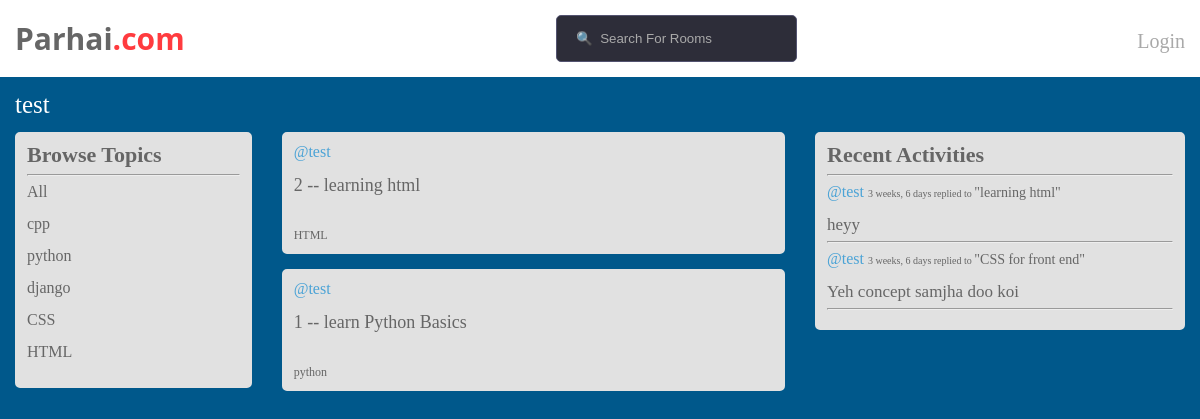
Page /profile/1/ on the committed database.
### core/models.py (models this page shows, shortened)
class Topic(models.Model):
    text = models.CharField(max_length=200)

class Room(models.Model):
    host = models.ForeignKey(User, on_delete=models.SET_NULL, null=True)
    name = models.CharField(max_length=255)
    topic = models.ForeignKey(Topic, on_delete=models.SET_NULL, null=True)
    description = models.TextField(null=True, blank=True)
    participants = models.ManyToManyField(User, related_name='participants', blank=True)
    updated = models.DateTimeField(auto_now=True)
    created = models.DateTimeField(auto_now_add=True)
    class Meta:
        ordering = ['-updated', '-created']
    def __str__(self):
        return self.name

class Message(models.Model):
    user = models.ForeignKey(User, on_delete=models.CASCADE)
    room = models.ForeignKey(Room, on_delete=models.CASCADE)
    message = models.TextField()
    updated = models.DateTimeField(auto_now=True)
    created = models.DateTimeField(auto_now_add=True)
    class Meta:
        ordering = ['-updated', '-created']
    def __str__(self):
        return self.message[0:50]

### core/views.py (the view)
# urls.py: path('profile/<str:pk>/', views.userprofile, name='user-profile'),
def userprofile(request, pk):
    user = User.objects.get(id=pk)
    rooms = user.room_set.all()
    room_messages = user.message_set.all()
    topics  = Topic.objects.all()
    context = {'user': user, 'rooms': rooms, 'topics': topics, 'room_messages': room_messages}
    return render(request, 'core/profile.html', context)

### core/templates/core/profile.html
{% extends 'index.html'%} {% block content%} {% load static %}
<link rel="stylesheet" href="{% static 'core/styles/style.css' %}" />
<div class="profile">
  <h1>{{user.username}}</h1>
  <div class="profile-container">
    <div>{% include 'core/topiccomponents.html' %}</div>
    <div>{% include 'core/feed.html' %}</div>
    <div>{% include 'core/activityfeed.html' %}</div>
  </div>
</div>
{% endblock%}

### core/templates/core/topiccomponents.html
{% load static %}
<link rel="stylesheet" href="{% static 'core/styles/style.css' %}" />
<div class="browse-container">
  <h3 class="browse">Browse Topics</h3>
  <hr />
  <div>
    <a href="{% url 'index' %}">All</a>
  </div>
  <br />
  {% for topic in topics%}
  <div class="all-topics">
    <a href="{% url 'index' %}?q={{topic.text}}">{{topic.text}}</a>
  </div>
  <br />
  {% endfor%}
</div>

### core/templates/core/feed.html (shortened to what this page needs)
{% load static %}
<link rel="stylesheet" href="{% static 'core/styles/style.css' %}" />
<div>
  {% for i in rooms%}
  <div class="browse-container">
    <a href="{% url 'user-profile' i.host.id%}" class="uname"
      >@{{i.host.username}}</a
    ><br /><br />
    <h5>{{i.id}} -- <a href="{% url 'room' i.id %}">{{i.name}}</a></h5>
    <br />
    <br />
    <small class="topic-text">{{i.topic.text}}</small><br />
  </div>
  {% endfor %}
</div>

### core/templates/core/activityfeed.html (shortened to what this page needs)
{% load static %}
<link rel="stylesheet" href="{% static 'core/styles/style.css' %}" />
<div class="browse-container">
  <h3 class="browse">Recent Activities</h3>
  <hr />
  {% for i in room_messages%}
  <div class="activity">
    <a href="{% url 'user-profile' i.user.id%}" class="username">@{{i.user}}</a>
    <small>{{i.created|timesince}} replied to <span>"{{i.room}}"</span></small
    ><br /><br />
    <p>{{i}}</p>
    <hr />
  </div>
  {% endfor%}
</div>

### static/styles/main.css (style rules this page uses)
html, body, div, span, applet, object, iframe, h1, h2, h3, h4, h5, h6, p, blockquote, pre, a, abbr, acronym, address, big, cite, code, del, dfn, em, img, ins, kbd, q, s, samp, small, strike, strong, sub, sup, tt, var, b, u, i, center, dl, dt, dd, ol, ul, li, fieldset, form, label, legend, table, caption, tbody, tfoot, thead, tr, th, td, article, aside, canvas, details, embed, figure, figcaption, footer, header, hgroup, menu, nav, output, ruby, section, summary, time, mark, audio, video { margin: 0; padding: 0; border: 0; font-size: 100%; font: inherit; vertical-align: baseline; }
body { line-height: 1; }
body { background-color: #00588b; }

### core/static/core/styles/style.css (style rules this page uses)
.profile-container { display: grid; grid-template-columns: 1fr 2fr 1.5fr; }
.profile h1 { color: white; font-weight: 510; font-size: 25px; margin-top: 15px; margin-left: 15px; font-style: 'open sans', sans-serif; }
.browse-container { border: 2px solid #e1e1e1; border-radius: 5px; margin-top: 15px; margin-left: 15px; margin-right: 15px; background-color: #e1e1e1; text-decoration: none; color: #666666; padding: 10px; }
.browse { font-size: 22px; font-weight: 600; }
.browse-container a { color: #666666; text-decoration: none; border-radius: 5px; }
.browse-container a.uname { color: #4ba3d6; }
.activity a.username { color: #4ba3d6; }
.activity small { font-size: 10px; }
.activity small span { font-size: 14px; }
.activity p { font-size: 17px; }
.browse-container h5 { font-weight: 500; font-size: 18px; }
.browse-container small.topic-text { font-size: 12px; }

### rows in the picture
Topic: text "cpp"
Topic: text "python"
Topic: text "django"
Topic: text "CSS"
Topic: text "HTML"
Room: host.username "test", id "2", name "learning html", topic.text "HTML"
Room: host.username "test", id "1", name "learn Python Basics", topic.text "python"
Message: user "test", created "3 weeks, 6 days", room "learning html", message "heyy"
Message: user "test", created "3 weeks, 6 days", room "CSS for front end", message "Yeh concept samjha doo koi"

### other values in the picture
{{ user.username }} "test"
